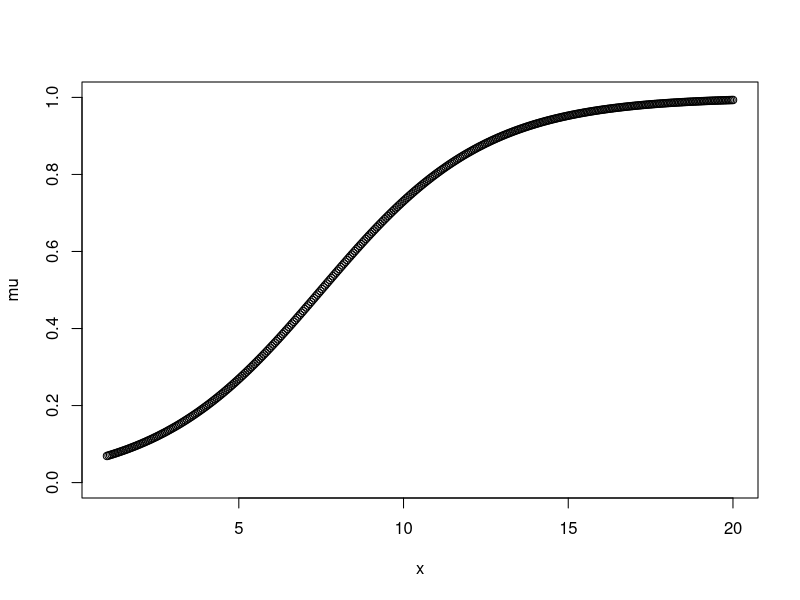
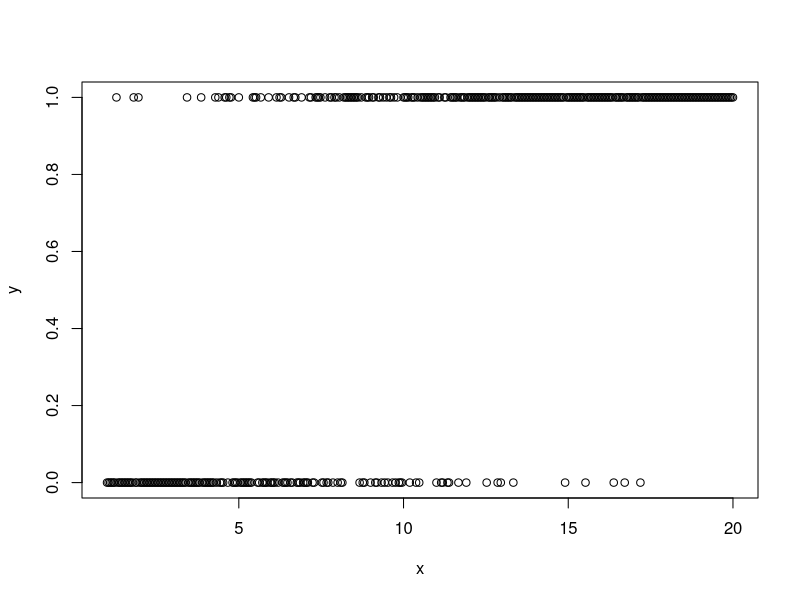
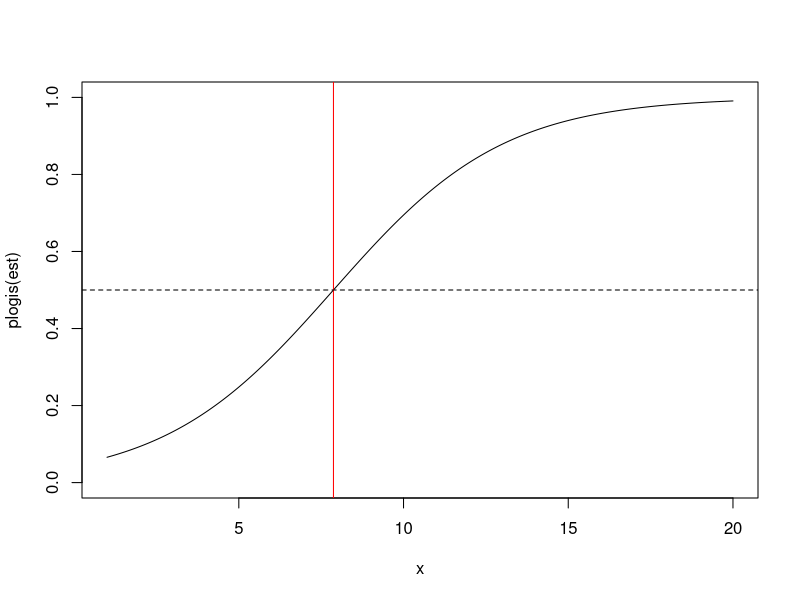
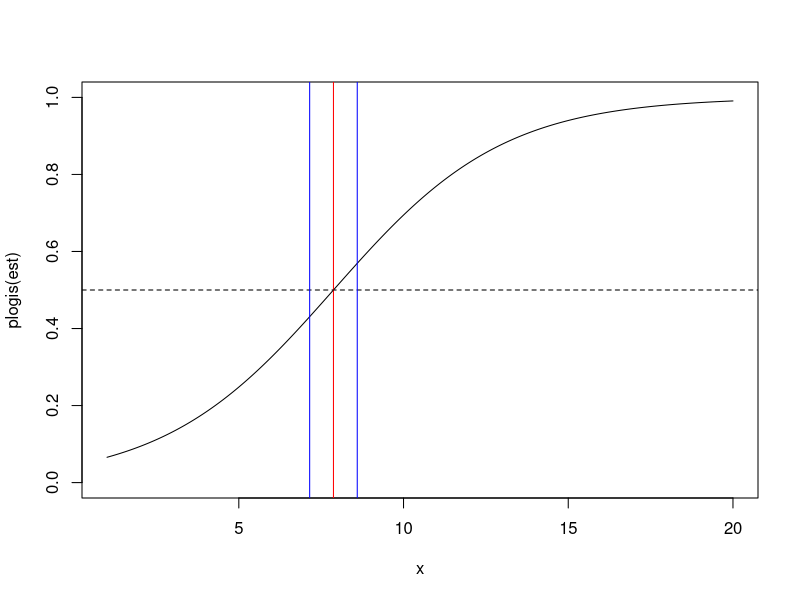

R code for these plots, in order:
## ---- chunk 1
x <- seq(1, 20, length.out = 400)
## ---- chunk 2
b0 <- -3
b1 <- 0.4
## ---- chunk 3
mu <- plogis(b0 + b1 * x)
plot(x, mu, ylim = c(0, 1))
## ---- chunk 4
set.seed(1)
y <- rbinom(length(x), size = 1, prob = mu)
## ---- chunk 5
plot(x, y)
## ---- chunk 6
fit <- glm(y ~ x, family = binomial())
coef(fit)
est <- predict(fit) # linear predictor
## ---- chunk 7
calc_length_p50 <- function(x1, x2, prob_threshold = 0.5) {
  -(log((1/prob_threshold) - 1) + x1) / x2
}
(b0_hat <- coef(fit)[[1]])
(b1_hat <- coef(fit)[[2]])
p50 <- calc_length_p50(b0_hat, b1_hat)
p50
## ---- chunk 8
plot(x, plogis(est), ylim = c(0, 1), type = "l")
abline(v = p50, col = "red")
abline(h = 0.5, lty = 2)
## ---- chunk 9
# Grab our covariance matrix:
cov <- vcov(fit)

# Define our transformation of interest:
g <- ~ -(log((1/0.5) - 1) + b0_hat) / b1_hat

# Create a function that calculates the partial derivatives:
deriv_function <- deriv(g, c("b0_hat", "b1_hat"))
deriv_function

# Evaluate that function:
e <- eval(deriv_function)

# Note that this gives us the same thing as we did above to
# calculate p50, but it also gives us the partial derivatives:
e

# We can grab those partial derivatives:
J <- attr(e, "gradient")
## ---- chunk 10
variance <- J  %*% cov %*% t(J )
variance
## ---- chunk 11
se <- sqrt(diag(variance))
se
## ---- chunk 12
plot(x, plogis(est), ylim = c(0, 1), type = "l")
abline(v = p50, col = "red")
abline(h = 0.5, lty = 2)
abline(v = p50 + 1.96 * se, col = "blue")
abline(v = p50 - 1.96 * se, col = "blue")
